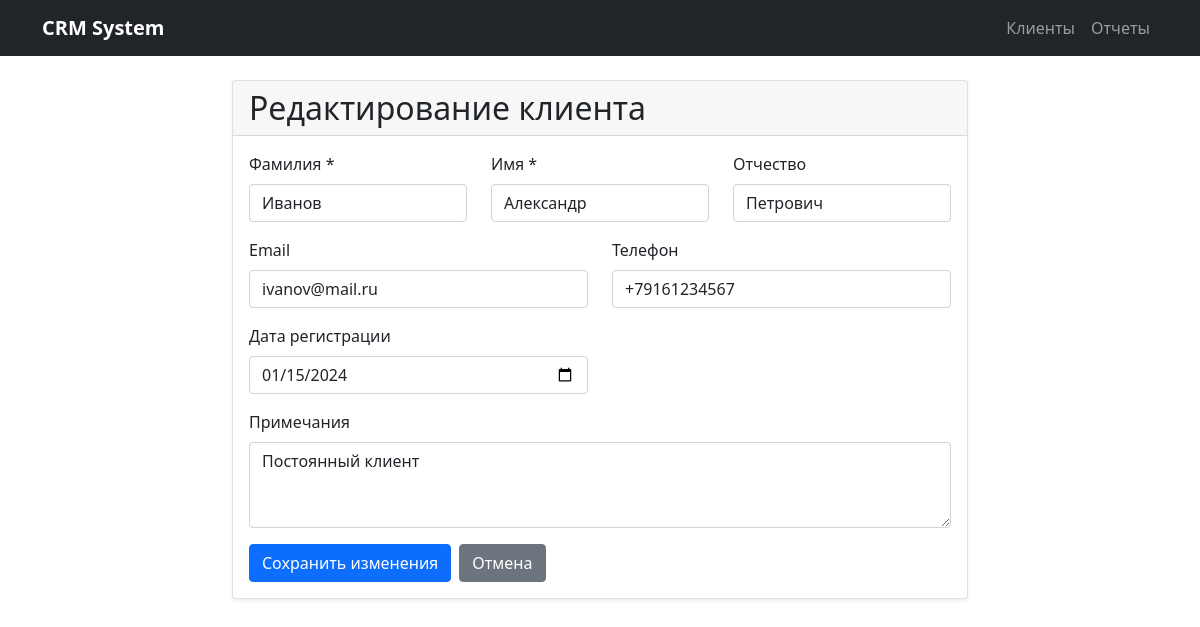
Page /customer/1/edit on the committed database.
### models.py (models this page shows)
class Customer(db.Model):
    id = db.Column(db.Integer, primary_key=True)
    last_name = db.Column(db.String(100), nullable=False)
    first_name = db.Column(db.String(100), nullable=False)
    middle_name = db.Column(db.String(100))
    email = db.Column(db.String(100))
    phone = db.Column(db.String(20))
    registration_date = db.Column(db.Date, nullable=False, default=datetime.utcnow)
    notes = db.Column(db.Text)
    orders = db.relationship('Order', backref='customer', lazy=True, cascade='all, delete-orphan')

### app.py (the view, shortened to what this page needs)
@app.route('/customer/<int:customer_id>/edit', methods=['GET', 'POST'])
def edit_customer(customer_id):
    customer = Customer.query.get_or_404(customer_id)
    return render_template('customer_form.html', customer=customer)

### templates/customer_form.html
{% extends "base.html" %}
{% block content %}
<div class="row justify-content-center">
    <div class="col-md-8">
        <div class="card">
            <div class="card-header">
                <h2 class="mb-0">{% if customer %}Редактирование клиента{% else %}Добавление клиента{% endif %}</h2>
            </div>
            <div class="card-body">
                <form method="post">
                    <div class="row mb-3">
                        <div class="col-md-4">
                            <label for="last_name" class="form-label">Фамилия *</label>
                            <input type="text" class="form-control" id="last_name" name="last_name"
                                   value="{{ customer.last_name if customer }}" required>
                        </div>
                        <div class="col-md-4">
                            <label for="first_name" class="form-label">Имя *</label>
                            <input type="text" class="form-control" id="first_name" name="first_name"
                                   value="{{ customer.first_name if customer }}" required>
                        </div>
                        <div class="col-md-4">
                            <label for="middle_name" class="form-label">Отчество</label>
                            <input type="text" class="form-control" id="middle_name" name="middle_name"
                                   value="{{ customer.middle_name if customer }}">
                        </div>
                    </div>
                    <div class="row mb-3">
                        <div class="col-md-6">
                            <label for="email" class="form-label">Email</label>
                            <input type="email" class="form-control" id="email" name="email"
                                   value="{{ customer.email if customer }}">
                        </div>
                        <div class="col-md-6">
                            <label for="phone" class="form-label">Телефон</label>
                            <input type="tel" class="form-control" id="phone" name="phone"
                                   value="{{ customer.phone if customer }}">
                        </div>
                    </div>
                    <div class="row mb-3">
                        <div class="col-md-6">
                            <label for="registration_date" class="form-label">Дата регистрации</label>
                            <input type="date" class="form-control" id="registration_date" name="registration_date"
                                   value="{{ customer.registration_date.strftime('%Y-%m-%d') if customer else '' }}">
                        </div>
                    </div>
                    <div class="mb-3">
                        <label for="notes" class="form-label">Примечания</label>
                        <textarea class="form-control" id="notes" name="notes" rows="3">{{ customer.notes if customer }}</textarea>
                    </div>
                    <div class="d-flex gap-2">
                        <button type="submit" class="btn btn-primary">
                            {% if customer %}Сохранить изменения{% else %}Добавить клиента{% endif %}
                        </button>
                        <a href="{{ url_for('index') }}" class="btn btn-secondary">Отмена</a>
                    </div>
                </form>
            </div>
        </div>
    </div>
</div>
{% endblock %}

### static/style.css (style rules this page uses)
.card { box-shadow: 0 0.125rem 0.25rem rgba(0, 0, 0, 0.075); border: 1px solid rgba(0, 0, 0, 0.125); }

### rows in the picture
Customer: last_name "Иванов", first_name "Александр", middle_name "Петрович", email "ivanov@mail.ru", phone "+79161234567", registration_date "01/15/2024", notes "Постоянный клиент"
